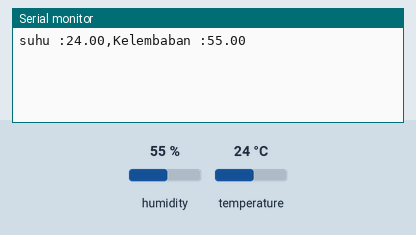
A sketch run on a simulated ESP8266 (NodeMCU). On the bench: the last lines printed to the serial monitor. The test bench sets the inputs (shaded band); at power-on: humidity 55 %, temperature 24 °C. WiFi joins after 1.5 s; servers stay silent unless stated.

Above: at 3.0 s.
3.1 s: humidity set to 22 %
At 7.5 s:
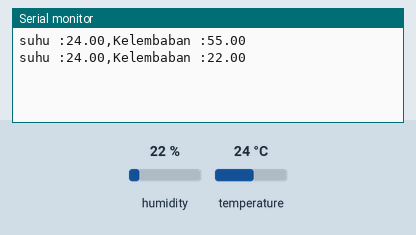
9.1 s: temperature set to 12 °C
At 13.4 s:
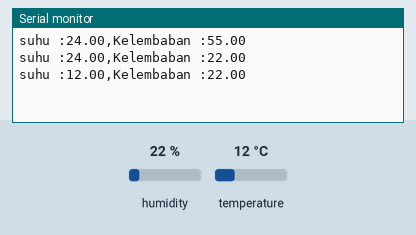
15.1 s: humidity set to 40 %
At 18.1 s:
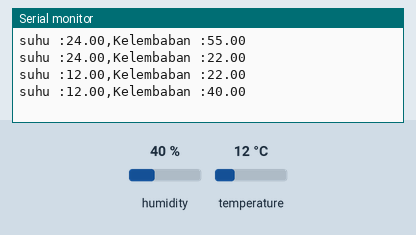
Timing chart, 0 to 19.6 s (numbered marks = the images above; inputs shaded):
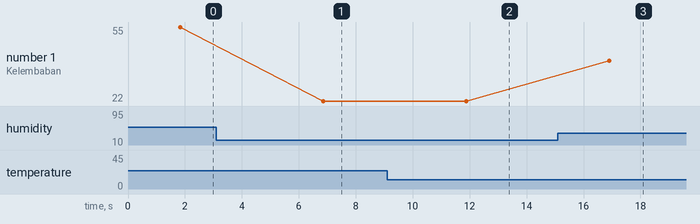

Measured:
- after the input at 3.1 s, the serial monitor: prints a new line after 3.8 s (image 1)
- after the input at 9.1 s, the serial monitor: prints a new line after 2.8 s (image 2)
- after the input at 15.1 s, the serial monitor: prints a new line after 1.8 s (image 3)
- plotted number 1: 55 → 22 after the input at 3.1 s, 22 → 40 after the input at 15.1 s

The sketch:

DHTtester.ino
```cpp
#define BLYNK_PRINT Serial
#include <ESP8266WiFi.h>
#include <BlynkSimpleEsp8266.h>
#include "DHT.h"
#define DHTPIN D1
#define DHTTYPE DHT11
DHT dht (DHTPIN,DHTTYPE);

#define BLYNK_TEMPLATE_ID           "TMPLKKgXqt2f"
#define BLYNK_DEVICE_NAME           "IoT"
#define BLYNK_AUTH_TOKEN            "iiyeYEpaiNy1OEGtQgzSmNaev0eBG5ke"

char auth[] = BLYNK_AUTH_TOKEN;
char ssid[] = "Wifi.id";
char pass[] = "adaapa123";
const char* host = "blynk.en-26.com";
unsigned int port = 9600;

BlynkTimer timer;

void setup() {
  Serial.begin(9600);
  dht.begin();
  Blynk.begin(auth, ssid, pass, host, port);
}

void loop() {
  float s = dht.readTemperature();
  float h = dht.readHumidity();

  Serial.print("suhu :");
  Serial.print(s);
  Serial.print(",");
  Serial.print("Kelembaban :");
  Serial.print(h);
  Serial.print("\n");

  Blynk.virtualWrite(V0, s);
  Blynk.virtualWrite(V1, h);
  delay(5000);
  Blynk.run();
}
```
